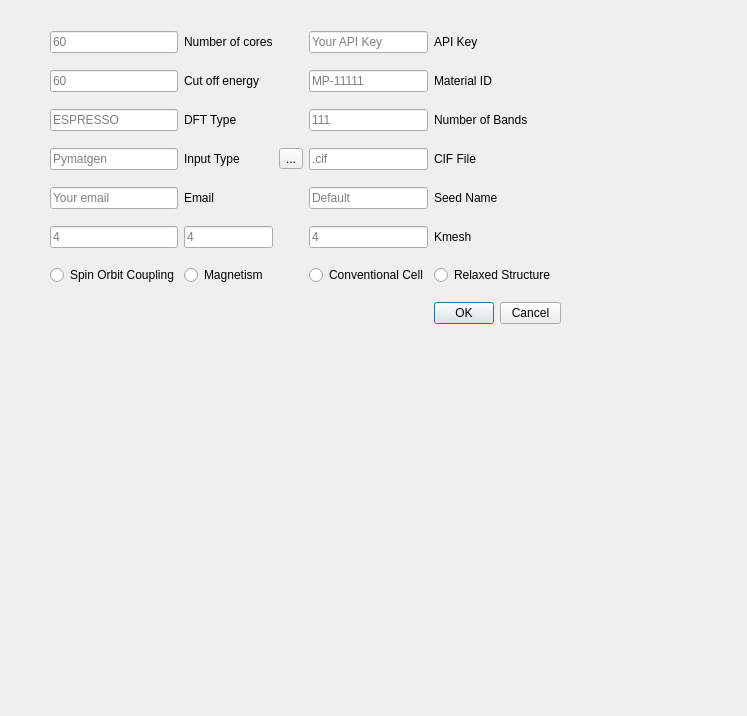
<?xml version="1.0" encoding="UTF-8"?>
<ui version="4.0">
 <class>MainWindow</class>
 <widget class="QDialog" name="MainWindow">
  <property name="geometry">
   <rect>
    <x>0</x>
    <y>0</y>
    <width>747</width>
    <height>716</height>
   </rect>
  </property>
  <property name="windowTitle">
   <string>MainWindow</string>
  </property>
  <widget class="QWidget" name="gridLayoutWidget">
   <property name="geometry">
    <rect>
     <x>50</x>
     <y>20</y>
     <width>511</width>
     <height>321</height>
    </rect>
   </property>
   <layout class="QGridLayout" name="gridLayout">
    <item row="1" column="3">
     <widget class="QLineEdit" name="MID">
      <property name="inputMask">
       <string/>
      </property>
      <property name="placeholderText">
       <string>MP-11111</string>
      </property>
     </widget>
    </item>
    <item row="2" column="5">
     <widget class="QLabel" name="Bands_label">
      <property name="text">
       <string>Number of Bands</string>
      </property>
     </widget>
    </item>
    <item row="1" column="5">
     <widget class="QLabel" name="MID_label">
      <property name="text">
       <string>Material ID</string>
      </property>
     </widget>
    </item>
    <item row="0" column="3">
     <widget class="QLineEdit" name="Key">
      <property name="inputMask">
       <string/>
      </property>
      <property name="placeholderText">
       <string>Your API Key</string>
      </property>
     </widget>
    </item>
    <item row="2" column="0">
     <widget class="QLineEdit" name="DFT">
      <property name="inputMask">
       <string/>
      </property>
      <property name="placeholderText">
       <string>ESPRESSO</string>
      </property>
     </widget>
    </item>
    <item row="1" column="0">
     <widget class="QLineEdit" name="Ecut">
      <property name="inputMask">
       <string/>
      </property>
      <property name="placeholderText">
       <string>60</string>
      </property>
     </widget>
    </item>
    <item row="0" column="0">
     <widget class="QLineEdit" name="ncore">
      <property name="enabled">
       <bool>true</bool>
      </property>
      <property name="inputMask">
       <string extracomment="60"/>
      </property>
      <property name="maxLength">
       <number>32767</number>
      </property>
      <property name="echoMode">
       <enum>QLineEdit::Normal</enum>
      </property>
      <property name="placeholderText">
       <string>60</string>
      </property>
     </widget>
    </item>
    <item row="2" column="3">
     <widget class="QLineEdit" name="bands">
      <property name="inputMask">
       <string/>
      </property>
      <property name="placeholderText">
       <string>111</string>
      </property>
     </widget>
    </item>
    <item row="0" column="1">
     <widget class="QLabel" name="ncore_label">
      <property name="text">
       <string>Number of cores</string>
      </property>
     </widget>
    </item>
    <item row="0" column="5">
     <widget class="QLabel" name="API_label">
      <property name="text">
       <string>API Key</string>
      </property>
     </widget>
    </item>
    <item row="4" column="5">
     <widget class="QLabel" name="CIF_label">
      <property name="text">
       <string>CIF File</string>
      </property>
     </widget>
    </item>
    <item row="2" column="1">
     <widget class="QLabel" name="DFT_label">
      <property name="text">
       <string>DFT Type</string>
      </property>
     </widget>
    </item>
    <item row="5" column="5">
     <widget class="QLabel" name="Seed_label">
      <property name="text">
       <string>Seed Name</string>
      </property>
     </widget>
    </item>
    <item row="4" column="0">
     <widget class="QLineEdit" name="inputtype">
      <property name="inputMask">
       <string/>
      </property>
      <property name="placeholderText">
       <string>Pymatgen</string>
      </property>
     </widget>
    </item>
    <item row="7" column="0">
     <widget class="QLineEdit" name="Kmesh3">
      <property name="inputMask">
       <string/>
      </property>
      <property name="placeholderText">
       <string>4</string>
      </property>
     </widget>
    </item>
    <item row="5" column="0">
     <widget class="QLineEdit" name="email">
      <property name="inputMask">
       <string/>
      </property>
      <property name="placeholderText">
       <string>Your email</string>
      </property>
     </widget>
    </item>
    <item row="5" column="3">
     <widget class="QLineEdit" name="Seed">
      <property name="inputMask">
       <string/>
      </property>
      <property name="placeholderText">
       <string>Default</string>
      </property>
     </widget>
    </item>
    <item row="4" column="1">
     <widget class="QLabel" name="inputtype_label">
      <property name="text">
       <string>Input Type</string>
      </property>
     </widget>
    </item>
    <item row="5" column="1">
     <widget class="QLabel" name="email_label">
      <property name="text">
       <string>Email</string>
      </property>
     </widget>
    </item>
    <item row="7" column="3">
     <widget class="QLineEdit" name="Kmesh1">
      <property name="inputMask">
       <string/>
      </property>
      <property name="placeholderText">
       <string>4</string>
      </property>
     </widget>
    </item>
    <item row="8" column="3">
     <widget class="QRadioButton" name="conventional">
      <property name="text">
       <string>Conventional Cell</string>
      </property>
      <property name="autoExclusive">
       <bool>false</bool>
      </property>
     </widget>
    </item>
    <item row="8" column="0">
     <widget class="QRadioButton" name="SOC">
      <property name="text">
       <string>Spin Orbit Coupling</string>
      </property>
      <property name="autoExclusive">
       <bool>false</bool>
      </property>
     </widget>
    </item>
    <item row="7" column="5">
     <widget class="QLabel" name="Kmesh_label">
      <property name="text">
       <string>Kmesh</string>
      </property>
     </widget>
    </item>
    <item row="7" column="1">
     <widget class="QLineEdit" name="Kmesh2">
      <property name="layoutDirection">
       <enum>Qt::LeftToRight</enum>
      </property>
      <property name="inputMask">
       <string/>
      </property>
      <property name="placeholderText">
       <string>4</string>
      </property>
     </widget>
    </item>
    <item row="8" column="5">
     <widget class="QRadioButton" name="relax">
      <property name="text">
       <string>Relaxed Structure</string>
      </property>
      <property name="autoExclusive">
       <bool>false</bool>
      </property>
     </widget>
    </item>
    <item row="8" column="1">
     <widget class="QRadioButton" name="Mag">
      <property name="toolTip">
       <string/>
      </property>
      <property name="text">
       <string>Magnetism</string>
      </property>
      <property name="autoExclusive">
       <bool>false</bool>
      </property>
     </widget>
    </item>
    <item row="4" column="3">
     <widget class="QLineEdit" name="ciffile">
      <property name="toolTip">
       <string>&lt;html&gt;&lt;head/&gt;&lt;body&gt;&lt;p&gt;.cif&lt;/p&gt;&lt;p&gt;&lt;br/&gt;&lt;/p&gt;&lt;/body&gt;&lt;/html&gt;</string>
      </property>
      <property name="inputMask">
       <string/>
      </property>
      <property name="text">
       <string/>
      </property>
      <property name="placeholderText">
       <string>.cif</string>
      </property>
     </widget>
    </item>
    <item row="9" column="5">
     <widget class="QDialogButtonBox" name="start">
      <property name="orientation">
       <enum>Qt::Horizontal</enum>
      </property>
      <property name="standardButtons">
       <set>QDialogButtonBox::Cancel|QDialogButtonBox::Ok</set>
      </property>
     </widget>
    </item>
    <item row="1" column="1">
     <widget class="QLabel" name="ECUT_label">
      <property name="text">
       <string>Cut off energy</string>
      </property>
     </widget>
    </item>
    <item row="4" column="2">
     <widget class="QToolButton" name="Ciftool">
      <property name="text">
       <string>...</string>
      </property>
     </widget>
    </item>
   </layout>
  </widget>
 </widget>
 <resources/>
 <connections>
  <connection>
   <sender>start</sender>
   <signal>accepted()</signal>
   <receiver>MainWindow</receiver>
   <slot>accept()</slot>
   <hints>
    <hint type="sourcelabel">
     <x>432</x>
     <y>304</y>
    </hint>
    <hint type="destinationlabel">
     <x>157</x>
     <y>274</y>
    </hint>
   </hints>
  </connection>
  <connection>
   <sender>start</sender>
   <signal>rejected()</signal>
   <receiver>MainWindow</receiver>
   <slot>reject()</slot>
   <hints>
    <hint type="sourcelabel">
     <x>500</x>
     <y>304</y>
    </hint>
    <hint type="destinationlabel">
     <x>286</x>
     <y>274</y>
    </hint>
   </hints>
  </connection>
 </connections>
</ui>
